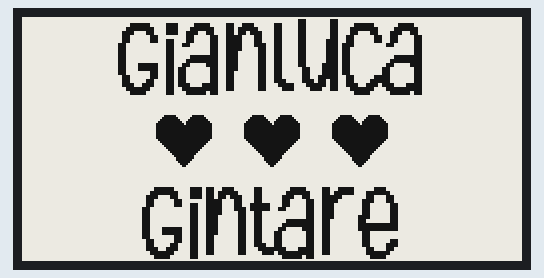
A program run on a simulated Raspberry Pi Pico running MicroPython. Parts: 250×122 one-colour display. An e-paper refresh takes a nominal 2 s (0.4 s partial, 12 s with colour); library files of the repository ran but are not shown: epd_2in13.py; what the program prints to the serial console is not drawn. At 3.0 s the program stops and its outputs stay as they are.

Above: at 3.1 s.

The program:

main.py
```python
from epd_2in13 import EPD_2in13_V4_Landscape
from layout import render_block

# -------------------------------------------------------
# User config for the eink display.

# Lines of text to display (one entry per line).
# ":name:" tokens draw the corresponding clipart from clipart.py.
LINES       = ["Gianluca", ":heart: :heart: :heart:", "Gintare"]

# Font module under fonts/ — e.g. "arial", "dreambaser". Required.
FONT        = "dreambaser"

# Character size multiplier. Glyphs render at the font's designed height
# at scale=1 and are pixel-expanded from there. Clipart sprites are 32x32
# and internally use half this scale.
TEXT_SCALE  = 2

# Extra vertical pixels between lines.
LINE_GAP    = 10

# Horizontal pixels between adjacent clipart tokens on the same line.
CLIPART_GAP = 12

# False = black text on white background.
# True  = white text on black background.
INVERT      = False

# -------------------------------------------------------

# Visible drawing area for the landscape framebuffer.
# The Waveshare driver pads the short axis from 122 -> 128 to align on 8-bit
# byte boundaries, and the 6 padded rows sit at y = 0..5 (off-glass).
CANVAS_W    = 250
CANVAS_H    = 122
Y_OFFSET    = 128 - CANVAS_H   # = 6


if __name__ == '__main__':
    font = getattr(__import__("fonts." + FONT), FONT)

    epd = EPD_2in13_V4_Landscape()
    # Skip epd.Clear() — it would do an extra white-flash refresh before
    # the content refresh. The single display() below is enough.

    bg, fg = (0x00, 0xFF) if INVERT else (0xFF, 0x00)
    epd.set_border(bg)
    epd.fill(bg)

    render_block(epd, LINES, font, TEXT_SCALE, fg,
                 0, Y_OFFSET, CANVAS_W, CANVAS_H,
                 LINE_GAP, CLIPART_GAP)

    epd.display(epd.buffer)
```

layout.py
```python
from clipart import CLIPART, clipart_size, draw_clipart
from text_render import big_text, text_height, text_width


def _tokenize(s, clipart_gap):
    # Tokens are one of:
    #   ("text", str)         literal text
    #   ("clipart", name)     a matched :name: sprite
    #   ("gap", pixels)       fixed gap between two clipart tokens
    # ":name:" becomes a clipart token only if name is in CLIPART; any
    # other colon is treated as literal text.
    tokens = []
    i, n = 0, len(s)
    while i < n:
        if s[i] == ":":
            j = s.find(":", i + 1)
            if j != -1 and s[i + 1:j] in CLIPART:
                tokens.append(("clipart", s[i + 1:j]))
                i = j + 1
                continue
        start = i
        i += 1
        while i < n:
            if s[i] == ":":
                j = s.find(":", i + 1)
                if j != -1 and s[i + 1:j] in CLIPART:
                    break
            i += 1
        tokens.append(("text", s[start:i]))
    # Whitespace-only text sandwiched between two cliparts collapses to a
    # fixed-width gap. Without this, ":heart: :heart:" would insert a full
    # space-glyph's worth of blank between the sprites.
    for k in range(1, len(tokens) - 1):
        kind, value = tokens[k]
        if (kind == "text" and not value.strip()
                and tokens[k - 1][0] == "clipart"
                and tokens[k + 1][0] == "clipart"):
            tokens[k] = ("gap", clipart_gap)
    return tokens


def _token_size(tok, scale, font):
    kind, value = tok
    if kind == "clipart":
        return clipart_size(value, scale)
    if kind == "gap":
        return value, 0
    if not value.strip():
        # Whitespace-only text contributes its natural width but no height,
        # so it doesn't inflate line heights next to shorter sprites.
        return text_width(value, scale, font), 0
    return text_width(value, scale, font), text_height(value, scale, font)


def render_block(fb, lines, font, scale, color,
                 x, y, w, h, line_gap, clipart_gap):
    """Vertically centre a stack of lines within the (x, y, w, h) box and
    horizontally centre each line. `lines` is a list of strings that may
    contain :clipart_name: tokens."""
    laid = []
    for s in lines:
        tokens = _tokenize(s, clipart_gap)
        sizes = [_token_size(t, scale, font) for t in tokens]
        lw = sum(sw for sw, _ in sizes)
        lh = max((sh for _, sh in sizes), default=0)
        laid.append((tokens, sizes, lw, lh))

    block_h = sum(lh for _, _, _, lh in laid) + line_gap * (len(lines) - 1)
    yy = y + (h - block_h) // 2
    for tokens, sizes, lw, lh in laid:
        xx = x + (w - lw) // 2
        for tok, (sw, _) in zip(tokens, sizes):
            kind, value = tok
            if kind == "clipart":
                draw_clipart(fb, value, xx, yy, color, scale)
            elif kind == "text":
                big_text(fb, value, xx, yy, color, scale, font)
            # "gap" draws nothing
            xx += sw
        yy += lh + line_gap
```

clipart.py
```python
from bitmap import pixel, ink_bounds


# 32x32 bitmaps, MONO_HLSB (four bytes per row, MSB = leftmost pixel).
# Rendered at (scale // 2) so on-screen size still tracks TEXT_SCALE while
# the extra source resolution keeps curves smooth instead of blocky.
CLIPART = {
    "heart": (32, 32, bytes((
        0x00, 0x00, 0x00, 0x00,
        0x00, 0x00, 0x00, 0x00,
        0x00, 0x00, 0x00, 0x00,
        0x03, 0xF0, 0x0F, 0xC0,
        0x07, 0xF8, 0x1F, 0xE0,
        0x0F, 0xFC, 0x3F, 0xF0,
        0x1F, 0xFE, 0x7F, 0xF8,
        0x3F, 0xFF, 0x7F, 0xFC,
        0x3F, 0xFF, 0xFF, 0xFC,
        0x3F, 0xFF, 0xFF, 0xFC,
        0x3F, 0xFF, 0xFF, 0xFC,
        0x3F, 0xFF, 0xFF, 0xFC,
        0x3F, 0xFF, 0xFF, 0xFC,
        0x3F, 0xFF, 0xFF, 0xFC,
        0x3F, 0xFF, 0xFF, 0xFC,
        0x1F, 0xFF, 0xFF, 0xF8,
        0x0F, 0xFF, 0xFF, 0xF0,
        0x07, 0xFF, 0xFF, 0xE0,
        0x03, 0xFF, 0xFF, 0xC0,
        0x01, 0xFF, 0xFF, 0x80,
        0x00, 0xFF, 0xFF, 0x00,
        0x00, 0x7F, 0xFE, 0x00,
        0x00, 0x3F, 0xFC, 0x00,
        0x00, 0x1F, 0xF8, 0x00,
        0x00, 0x0F, 0xF8, 0x00,
        0x00, 0x0F, 0xF0, 0x00,
        0x00, 0x07, 0xE0, 0x00,
        0x00, 0x03, 0xC0, 0x00,
        0x00, 0x01, 0x80, 0x00,
        0x00, 0x00, 0x00, 0x00,
        0x00, 0x00, 0x00, 0x00,
        0x00, 0x00, 0x00, 0x00,
    ))),
    "star": (32, 32, bytes((
        0x00, 0x00, 0x00, 0x00,
        0x00, 0x00, 0x00, 0x00,
        0x00, 0x01, 0x80, 0x00,
        0x00, 0x01, 0x80, 0x00,
        0x00, 0x01, 0x80, 0x00,
        0x00, 0x03, 0xC0, 0x00,
        0x00, 0x03, 0xC0, 0x00,
        0x00, 0x03, 0xE0, 0x00,
        0x00, 0x07, 0xE0, 0x00,
        0x00, 0x07, 0xE0, 0x00,
        0x00, 0x0F, 0xF0, 0x00,
        0x3F, 0xFF, 0xFF, 0xFC,
        0x1F, 0xFF, 0xFF, 0xF8,
        0x07, 0xFF, 0xFF, 0xE0,
        0x03, 0xFF, 0xFF, 0xC0,
        0x01, 0xFF, 0xFF, 0x80,
        0x00, 0xFF, 0xFF, 0x00,
        0x00, 0x3F, 0xFC, 0x00,
        0x00, 0x3F, 0xFC, 0x00,
        0x00, 0x3F, 0xFC, 0x00,
        0x00, 0x7F, 0xFE, 0x00,
        0x00, 0x7F, 0xFE, 0x00,
        0x00, 0x7F, 0xFE, 0x00,
        0x00, 0xFC, 0x3F, 0x00,
        0x00, 0xF8, 0x1F, 0x00,
        0x00, 0xE0, 0x07, 0x00,
        0x00, 0xC0, 0x03, 0x00,
        0x01, 0x00, 0x00, 0x80,
        0x00, 0x00, 0x00, 0x00,
        0x00, 0x00, 0x00, 0x00,
        0x00, 0x00, 0x00, 0x00,
        0x00, 0x00, 0x00, 0x00,
    ))),
    "smiley": (32, 32, bytes((
        0x00, 0x00, 0x00, 0x00,
        0x00, 0x07, 0xE0, 0x00,
        0x00, 0x3F, 0xFC, 0x00,
        0x00, 0xE0, 0x07, 0x00,
        0x01, 0x80, 0x01, 0x80,
        0x03, 0x00, 0x00, 0xC0,
        0x04, 0x00, 0x00, 0x20,
        0x0C, 0x00, 0x00, 0x30,
        0x18, 0x00, 0x00, 0x18,
        0x10, 0x00, 0x00, 0x08,
        0x30, 0x30, 0x0C, 0x0C,
        0x20, 0x70, 0x0E, 0x04,
        0x20, 0x78, 0x1E, 0x04,
        0x60, 0x70, 0x0E, 0x06,
        0x60, 0x00, 0x00, 0x06,
        0x60, 0x00, 0x00, 0x06,
        0x60, 0x00, 0x00, 0x06,
        0x60, 0x00, 0x00, 0x06,
        0x60, 0x00, 0x00, 0x06,
        0x20, 0x80, 0x01, 0x04,
        0x20, 0xC0, 0x03, 0x04,
        0x30, 0x60, 0x06, 0x0C,
        0x10, 0x30, 0x0C, 0x08,
        0x18, 0x1F, 0xF8, 0x18,
        0x0C, 0x07, 0xE0, 0x30,
        0x04, 0x00, 0x00, 0x20,
        0x03, 0x00, 0x00, 0xC0,
        0x01, 0x80, 0x01, 0x80,
        0x00, 0xE0, 0x07, 0x00,
        0x00, 0x3F, 0xFC, 0x00,
        0x00, 0x07, 0xE0, 0x00,
        0x00, 0x00, 0x00, 0x00,
    ))),
}


def _bounds(w, h, data):
    top, bottom = ink_bounds(w, h, data)
    return (0, h - 1) if bottom < 0 else (top, bottom)


_BOUNDS = {name: _bounds(w, h, d) for name, (w, h, d) in CLIPART.items()}


def _eff_scale(scale):
    # 32x32 art rendered at half the caller's scale so on-screen size stays
    # roughly matched to text height. At TEXT_SCALE 1-2 this is 1x native.
    return max(1, scale // 2)


def draw_clipart(fb, name, x, y, color, scale):
    # Draw CLIPART[name] so (x, y) aligns with the top of the actual ink,
    # matching text_render.big_text semantics.
    w, h, data = CLIPART[name]
    rb = (w + 7) // 8
    top, _ = _BOUNDS[name]
    s = _eff_scale(scale)
    for cy in range(h):
        for cx in range(w):
            if pixel(data, rb, cx, cy):
                fb.fill_rect(x + cx * s,
                             y + (cy - top) * s,
                             s, s, color)


def clipart_size(name, scale):
    # (width, trimmed height) — height matches text_render.text_height.
    w, h, _ = CLIPART[name]
    top, bottom = _BOUNDS[name]
    s = _eff_scale(scale)
    return w * s, (bottom - top + 1) * s
```

text_render.py
```python
from bitmap import pixel, ink_bounds


def _string_bounds(s, font):
    # Ink top/bottom across all glyphs used in s so multi-line layouts
    # align on ink, not on the glyph cell.
    H = font.HEIGHT
    top, bottom = H, -1
    for ch in s:
        w, data = font.get_ch(ch)
        if not w:
            continue
        t, b = ink_bounds(w, H, data)
        if b < 0:
            continue
        if t < top:
            top = t
        if b > bottom:
            bottom = b
    if bottom < 0:
        top, bottom = 0, H - 1
    return top, bottom


def big_text(fb, s, x, y, color, scale, font):
    # Draw s at (x, y) so that y aligns with the top of the actual ink,
    # not the top of the empty glyph cell.
    top, _ = _string_bounds(s, font)
    H = font.HEIGHT
    cx0 = x
    for ch in s:
        w, data = font.get_ch(ch)
        rb = (w + 7) // 8
        for cy in range(H):
            for cx in range(w):
                if pixel(data, rb, cx, cy):
                    fb.fill_rect(cx0 + cx * scale,
                                 y + (cy - top) * scale,
                                 scale, scale, color)
        cx0 += w * scale


def text_width(s, scale, font):
    return sum(font.get_ch(c)[0] for c in s) * scale


def text_height(s, scale, font):
    top, bottom = _string_bounds(s, font)
    return (bottom - top + 1) * scale


def fit_scale(lines, gap, canvas_w, canvas_h, requested, font):
    """Largest integer scale <= requested such that the block of lines
    fits within canvas_w x canvas_h. Never returns less than 1."""
    if not lines:
        return max(1, requested)
    max_w = max((text_width(s, 1, font) for s in lines), default=1) or 1
    w_scale = canvas_w // max_w

    unit_h = sum(text_height(s, 1, font) for s in lines)
    remaining_h = canvas_h - gap * (len(lines) - 1)
    if unit_h <= 0 or remaining_h <= 0:
        h_scale = 1
    else:
        h_scale = remaining_h // unit_h

    return max(1, min(requested, w_scale, h_scale))
```

bitmap.py
```python
def pixel(data, rb, x, y):
    return data[y * rb + (x >> 3)] & (0x80 >> (x & 7))


def ink_bounds(w, h, data):
    """First/last rows that contain ink in a MONO_HLSB bitmap.
    Returns (h, -1) when the bitmap is empty."""
    rb = (w + 7) // 8
    top, bottom = h, -1
    for cy in range(h):
        for cx in range(w):
            if pixel(data, rb, cx, cy):
                if cy < top:
                    top = cy
                if cy > bottom:
                    bottom = cy
                break
    return top, bottom
```
